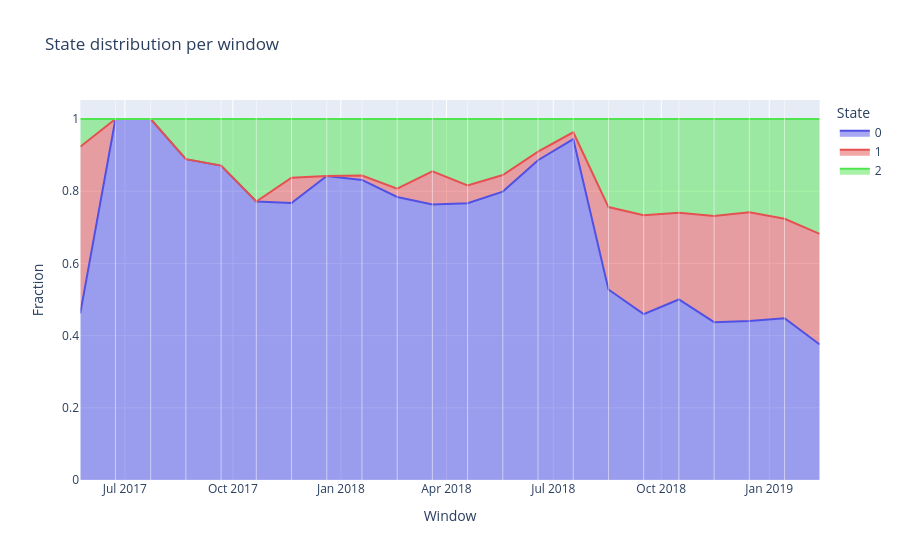

Notebook cell for this chart:
### Code cell
distributions_plot = kairo.plot_state_distributions(freq_distributions, color_mapping)
distributions_plot.show()

### Figure 1 — Plotly figure (JSON) as saved in the notebook; plotly's stock layout.template omitted (floating-point values rounded to 4 significant figures)
{"data": [{"fillpattern": {"shape": ""}, "hovertemplate": "State=0<br>Window=%{x}<br>Fraction=%{y}<extra></extra>", "legendgroup": "0", "line": {"color": "#5050e5"}, "marker": {"symbol": "circle"}, "mode": "lines", "name": "0", "orientation": "v", "showlegend": true, "stackgroup": "1", "type": "scatter", "x": ["2017-05-24T00:00:00", "2017-06-23T00:00:00", "2017-07-23T00:00:00", "2017-08-22T00:00:00", "2017-09-21T00:00:00", "2017-10-21T00:00:00", "2017-11-20T00:00:00", "2017-12-20T00:00:00", "2018-01-19T00:00:00", "2018-02-18T00:00:00", "2018-03-20T00:00:00", "2018-04-19T00:00:00", "2018-05-19T00:00:00", "2018-06-18T00:00:00", "2018-07-18T00:00:00", "2018-08-17T00:00:00", "2018-09-16T00:00:00", "2018-10-16T00:00:00", "2018-11-15T00:00:00", "2018-12-15T00:00:00", "2019-01-14T00:00:00", "2019-02-13T00:00:00"], "xaxis": "x", "y": [0.4615, 1.0, 1.0, 0.8889, 0.871, 0.7714, 0.7674, 0.8421, 0.8313, 0.7841, 0.7634, 0.7669, 0.7989, 0.8859, 0.9444, 0.5277, 0.4594, 0.5, 0.4372, 0.4402, 0.4481, 0.3754], "yaxis": "y"}, {"fillpattern": {"shape": ""}, "hovertemplate": "State=1<br>Window=%{x}<br>Fraction=%{y}<extra></extra>", "legendgroup": "1", "line": {"color": "#e55050"}, "marker": {"symbol": "circle"}, "mode": "lines", "name": "1", "orientation": "v", "showlegend": true, "stackgroup": "1", "type": "scatter", "x": ["2017-05-24T00:00:00", "2017-06-23T00:00:00", "2017-07-23T00:00:00", "2017-08-22T00:00:00", "2017-09-21T00:00:00", "2017-10-21T00:00:00", "2017-11-20T00:00:00", "2017-12-20T00:00:00", "2018-01-19T00:00:00", "2018-02-18T00:00:00", "2018-03-20T00:00:00", "2018-04-19T00:00:00", "2018-05-19T00:00:00", "2018-06-18T00:00:00", "2018-07-18T00:00:00", "2018-08-17T00:00:00", "2018-09-16T00:00:00", "2018-10-16T00:00:00", "2018-11-15T00:00:00", "2018-12-15T00:00:00", "2019-01-14T00:00:00", "2019-02-13T00:00:00"], "xaxis": "x", "y": [0.4615, 0.0, 0.0, 0.0, 0.0, 0.0, 0.06977, 0.0, 0.01205, 0.02273, 0.0916, 0.04908, 0.04598, 0.02355, 0.01892, 0.2283, 0.2739, 0.2403, 0.2941, 0.3014, 0.2755, 0.3062], "yaxis": "y"}, {"fillpattern": {"shape": ""}, "hovertemplate": "State=2<br>Window=%{x}<br>Fraction=%{y}<extra></extra>", "legendgroup": "2", "line": {"color": "#50e550"}, "marker": {"symbol": "circle"}, "mode": "lines", "name": "2", "orientation": "v", "showlegend": true, "stackgroup": "1", "type": "scatter", "x": ["2017-05-24T00:00:00", "2017-06-23T00:00:00", "2017-07-23T00:00:00", "2017-08-22T00:00:00", "2017-09-21T00:00:00", "2017-10-21T00:00:00", "2017-11-20T00:00:00", "2017-12-20T00:00:00", "2018-01-19T00:00:00", "2018-02-18T00:00:00", "2018-03-20T00:00:00", "2018-04-19T00:00:00", "2018-05-19T00:00:00", "2018-06-18T00:00:00", "2018-07-18T00:00:00", "2018-08-17T00:00:00", "2018-09-16T00:00:00", "2018-10-16T00:00:00", "2018-11-15T00:00:00", "2018-12-15T00:00:00", "2019-01-14T00:00:00", "2019-02-13T00:00:00"], "xaxis": "x", "y": [0.07692, 0.0, 0.0, 0.1111, 0.129, 0.2286, 0.1628, 0.1579, 0.1566, 0.1932, 0.145, 0.184, 0.1552, 0.09058, 0.03673, 0.2439, 0.2668, 0.2597, 0.2687, 0.2584, 0.2763, 0.3183], "yaxis": "y"}], "layout": {"legend": {"title": {"text": "State"}, "tracegroupgap": 0}, "shapes": [{"line": {"color": "white", "width": 0.5}, "type": "line", "x0": "2017-05-24 00:00:00", "x1": "2017-05-24 00:00:00", "xref": "x", "y0": 0, "y1": 1, "yref": "paper"}, {"line": {"color": "white", "width": 0.5}, "type": "line", "x0": "2017-06-23 00:00:00", "x1": "2017-06-23 00:00:00", "xref": "x", "y0": 0, "y1": 1, "yref": "paper"}, {"line": {"color": "white", "width": 0.5}, "type": "line", "x0": "2017-07-23 00:00:00", "x1": "2017-07-23 00:00:00", "xref": "x", "y0": 0, "y1": 1, "yref": "paper"}, {"line": {"color": "white", "width": 0.5}, "type": "line", "x0": "2017-08-22 00:00:00", "x1": "2017-08-22 00:00:00", "xref": "x", "y0": 0, "y1": 1, "yref": "paper"}, {"line": {"color": "white", "width": 0.5}, "type": "line", "x0": "2017-09-21 00:00:00", "x1": "2017-09-21 00:00:00", "xref": "x", "y0": 0, "y1": 1, "yref": "paper"}, {"line": {"color": "white", "width": 0.5}, "type": "line", "x0": "2017-10-21 00:00:00", "x1": "2017-10-21 00:00:00", "xref": "x", "y0": 0, "y1": 1, "yref": "paper"}, {"line": {"color": "white", "width": 0.5}, "type": "line", "x0": "2017-11-20 00:00:00", "x1": "2017-11-20 00:00:00", "xref": "x", "y0": 0, "y1": 1, "yref": "paper"}, {"line": {"color": "white", "width": 0.5}, "type": "line", "x0": "2017-12-20 00:00:00", "x1": "2017-12-20 00:00:00", "xref": "x", "y0": 0, "y1": 1, "yref": "paper"}, {"line": {"color": "white", "width": 0.5}, "type": "line", "x0": "2018-01-19 00:00:00", "x1": "2018-01-19 00:00:00", "xref": "x", "y0": 0, "y1": 1, "yref": "paper"}, {"line": {"color": "white", "width": 0.5}, "type": "line", "x0": "2018-02-18 00:00:00", "x1": "2018-02-18 00:00:00", "xref": "x", "y0": 0, "y1": 1, "yref": "paper"}, {"line": {"color": "white", "width": 0.5}, "type": "line", "x0": "2018-03-20 00:00:00", "x1": "2018-03-20 00:00:00", "xref": "x", "y0": 0, "y1": 1, "yref": "paper"}, {"line": {"color": "white", "width": 0.5}, "type": "line", "x0": "2018-04-19 00:00:00", "x1": "2018-04-19 00:00:00", "xref": "x", "y0": 0, "y1": 1, "yref": "paper"}, {"line": {"color": "white", "width": 0.5}, "type": "line", "x0": "2018-05-19 00:00:00", "x1": "2018-05-19 00:00:00", "xref": "x", "y0": 0, "y1": 1, "yref": "paper"}, {"line": {"color": "white", "width": 0.5}, "type": "line", "x0": "2018-06-18 00:00:00", "x1": "2018-06-18 00:00:00", "xref": "x", "y0": 0, "y1": 1, "yref": "paper"}, {"line": {"color": "white", "width": 0.5}, "type": "line", "x0": "2018-07-18 00:00:00", "x1": "2018-07-18 00:00:00", "xref": "x", "y0": 0, "y1": 1, "yref": "paper"}, {"line": {"color": "white", "width": 0.5}, "type": "line", "x0": "2018-08-17 00:00:00", "x1": "2018-08-17 00:00:00", "xref": "x", "y0": 0, "y1": 1, "yref": "paper"}, {"line": {"color": "white", "width": 0.5}, "type": "line", "x0": "2018-09-16 00:00:00", "x1": "2018-09-16 00:00:00", "xref": "x", "y0": 0, "y1": 1, "yref": "paper"}, {"line": {"color": "white", "width": 0.5}, "type": "line", "x0": "2018-10-16 00:00:00", "x1": "2018-10-16 00:00:00", "xref": "x", "y0": 0, "y1": 1, "yref": "paper"}, {"line": {"color": "white", "width": 0.5}, "type": "line", "x0": "2018-11-15 00:00:00", "x1": "2018-11-15 00:00:00", "xref": "x", "y0": 0, "y1": 1, "yref": "paper"}, {"line": {"color": "white", "width": 0.5}, "type": "line", "x0": "2018-12-15 00:00:00", "x1": "2018-12-15 00:00:00", "xref": "x", "y0": 0, "y1": 1, "yref": "paper"}, {"line": {"color": "white", "width": 0.5}, "type": "line", "x0": "2019-01-14 00:00:00", "x1": "2019-01-14 00:00:00", "xref": "x", "y0": 0, "y1": 1, "yref": "paper"}, {"line": {"color": "white", "width": 0.5}, "type": "line", "x0": "2019-02-13 00:00:00", "x1": "2019-02-13 00:00:00", "xref": "x", "y0": 0, "y1": 1, "yref": "paper"}], "title": {"text": "State distribution per window"}, "xaxis": {"anchor": "y", "domain": [0, 1], "title": {"text": "Window"}}, "yaxis": {"anchor": "x", "domain": [0, 1], "title": {"text": "Fraction"}}}}
